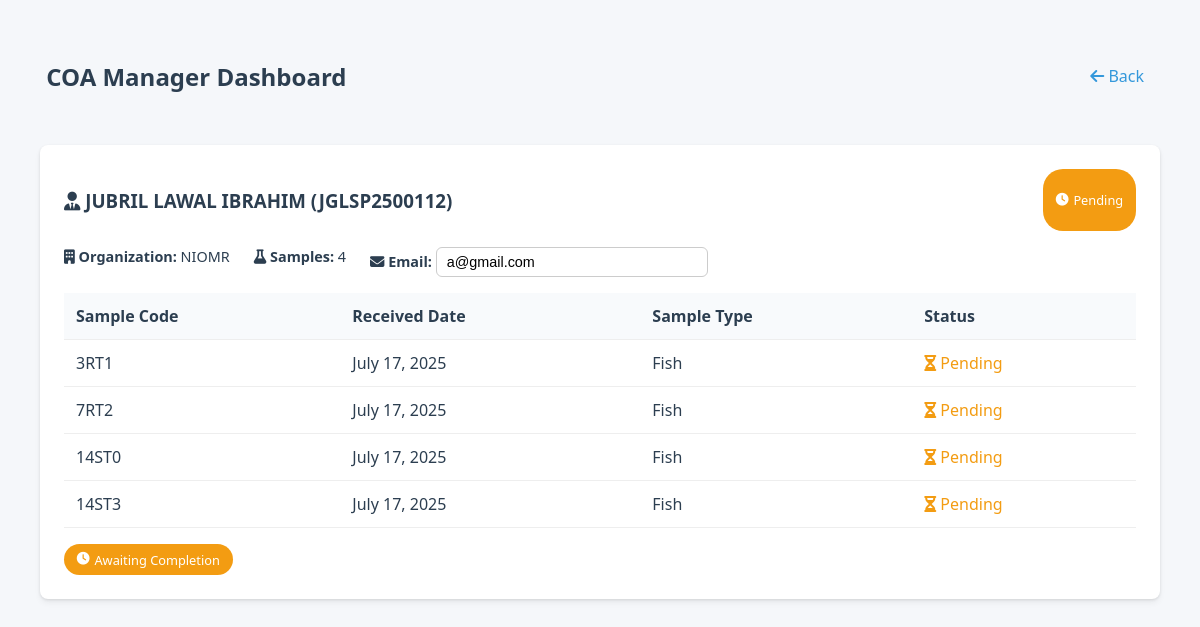
Page /coa_dashboard/ (signed in) on the earlier database version.
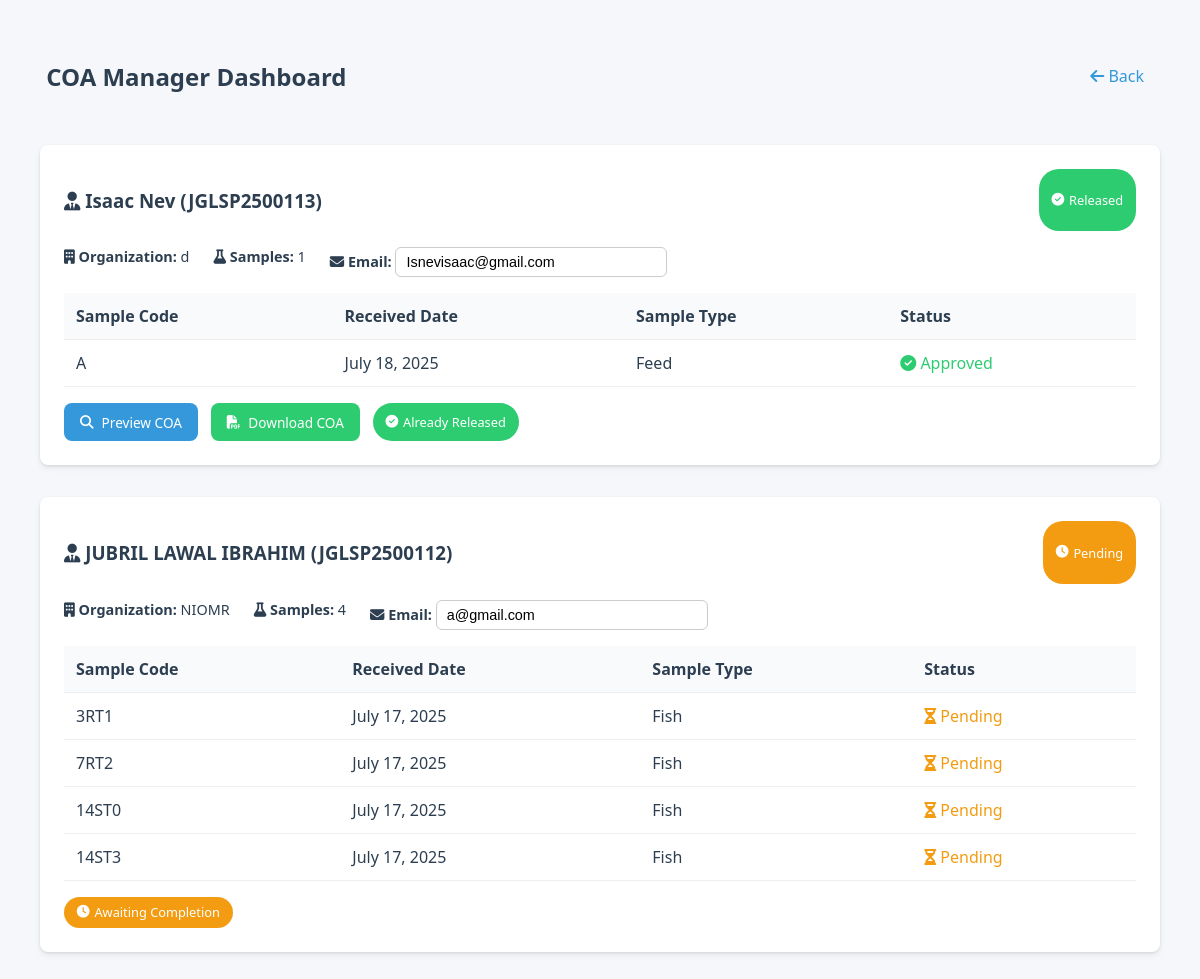
Same page on the later database version.
### lims/models/client.py (models this page shows, shortened)
class Client(models.Model):
    client_id = models.CharField(max_length=20, unique=True)
    name = models.CharField(max_length=100)
    organization = models.CharField(max_length=150)
    email = models.EmailField()
    phone = models.CharField(max_length=20)
    address = models.TextField()
    token = models.CharField(max_length=20, unique=True, blank=True)
    created = models.DateTimeField(auto_now_add=True)
    coa_released = models.BooleanField(default=False)
    summary_text = models.TextField(blank=True, null=True)
    summary_confirmed = models.BooleanField(default=False)

### lims/models/sample.py (models this page shows)
class Sample(models.Model):
    client = models.ForeignKey(Client, on_delete=models.CASCADE)
    sample_code = models.CharField(max_length=50)
    sample_type = models.CharField(max_length=100)
    weight = models.DecimalField(max_digits=6, decimal_places=2)
    temperature = models.DecimalField(max_digits=5, decimal_places=2, null=True, blank=True)
    humidity = models.DecimalField(max_digits=5, decimal_places=2, null=True, blank=True)
    status = models.CharField(max_length=20, choices=SampleStatus.choices, default=SampleStatus.RECEIVED)
    received_date = models.DateField(auto_now_add=True)
    verified_at = models.DateTimeField(null=True, blank=True)
    coa_released = models.BooleanField(default=False)
    manager_comment = models.TextField(blank=True, null=True)

### lims/views/coa.py (the view)
# urls.py: path('coa_dashboard/', views.coa_dashboard, name='coa_dashboard'),
@login_required
def coa_dashboard(request):
    samples = (
        Sample.objects
        .exclude(sample_type="qc")
        .select_related("client")
        .order_by("-client__client_id", "-received_date")
    )
    grouped = defaultdict(lambda: {"samples": [], "all_completed": True})
    for sample in samples:
        client_entry = grouped[sample.client]
        client_entry["samples"].append(sample)
        if sample.status != SampleStatus.APPROVED:
            client_entry["all_completed"] = False
    context = {
        "grouped": dict(grouped),
    }
    return render(request, "lims/coa/coa_dashboard.html", context)

### lims/templates/lims/coa/coa_dashboard.html (shortened to what this page needs)
<!DOCTYPE html>
<html lang="en">
<head>
  <link rel="stylesheet" href="https://cdnjs.cloudflare.com/ajax/libs/font-awesome/6.4.0/css/all.min.css"/>
</head>
<body>
<div class="container">
  <div class="header">
    <h2> COA Manager Dashboard</h2>
    <a href="{% url 'manager_dashboard' %}" class="back-link"><i class="fas fa-arrow-left"></i> Back</a>
  </div>
  {% for client, data in grouped.items %}
    {% with samples=data.samples has_approved=data.has_approved %}
    <div class="client-card" id="client-card-{{ client.id }}">
      <div class="client-header">
        <h3><i class="fas fa-user-tie"></i> {{ client.name }} ({{ client.client_id }})</h3>
        <span class="status-badge {% if client.coa_released %}released{% else %}pending{% endif %}">
          {% if client.coa_released %}
            <i class="fas fa-check-circle"></i> Released
          {% else %}
            <i class="fas fa-clock"></i> Pending
          {% endif %}
        </span>
      </div>
      <div class="client-meta">
        <div class="meta-item"><strong><i class="fas fa-building"></i> Organization:</strong> {{ client.organization }}</div>
        <div class="meta-item"><strong><i class="fas fa-flask"></i> Samples:</strong> {{ samples|length }}</div>
        <div class="meta-item">
          <strong><i class="fas fa-envelope"></i> Email:</strong>
          <input type="email" class="editable-email" value="{{ client.email }}" data-id="{{ client.id }}" />
        </div>
      </div>
      <div class="table-container">
        <table>
          <thead>
            <tr>
              <th>Sample Code</th>
              <th>Received Date</th>
              <th>Sample Type</th>
              <th>Status</th>
            </tr>
          </thead>
          <tbody>
            {% for sample in samples %}
              <tr>
                <td>{{ sample.sample_code }}</td>
                <td>{{ sample.received_date }}</td>
                <td>{{ sample.sample_type }}</td>
                <td>
                  {% if sample.status == 'approved' %}
                    <span style="color: var(--secondary);"><i class="fas fa-check-circle"></i> Approved</span>
                  {% else %}
                    <span style="color: var(--warning);"><i class="fas fa-hourglass-half"></i> Pending</span>
                  {% endif %}
                </td>
              </tr>
            {% endfor %}
          </tbody>
        </table>
      </div>
      <div class="action-bar">
    {% if client.coa_released %}
        <a class="btn" href="{% url 'preview_coa' client.client_id %}" target="_blank">
            <i class="fas fa-search"></i> Preview COA
        </a>
        <a class="btn btn-success" href="{% url 'generate_coa' client.client_id %}">
            <i class="fas fa-file-pdf"></i> Download COA
        </a>
        <span class="status-badge released already-released">
            <i class="fas fa-check-circle"></i> Already Released
        </span>
    {% else %}
        {% if data.all_completed %}
            <a class="btn" href="{% url 'preview_coa' client.client_id %}" target="_blank">
                <i class="fas fa-search"></i> Preview COA
            </a>
            <a class="btn btn-secondary" href="{% url 'generate_coa' client.client_id %}">
                <i class="fas fa-file-pdf"></i> Download PDF
            </a>
            <form method="post" action="{% url 'release_client_coa' client.id %}">
                {% csrf_token %}
                <button type="submit" class="btn btn-success release-btn">
                    <i class="fas fa-paper-plane"></i> Release to Client
                </button>
            </form>
        {% else %}
            <span class="status-badge pending">
                <i class="fas fa-clock"></i> Awaiting Completion
            </span>
        {% endif %}
    {% endif %}
</div>
    </div>
    {% endwith %}
  {% empty %}
    <div class="empty-state">
      <i class="fas fa-inbox" style="font-size: 3rem; color: #ccc;"></i>
      <h3>No client samples found</h3>
    </div>
  {% endfor %}
</div>
</body>
</html>

Differences in the rows shown:
added Client: name "Isaac Nev", client_id "JGLSP2500113", coa_released True (drawn), organization "d", samples|length "1", email "Isnevisaac@gmail.com"
added Sample: sample_code "A", received_date "July 18, 2025", sample_type "Feed", status "approved" (drawn), shown under "Isaac Nev"
